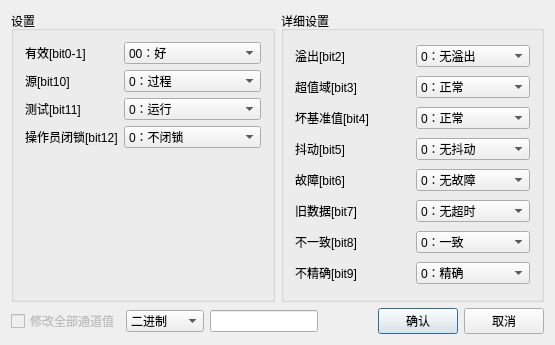
<?xml version="1.0" encoding="UTF-8"?>
<ui version="4.0">
 <class>SmvAbnormalQualitySet</class>
 <widget class="QDialog" name="SmvAbnormalQualitySet">
  <property name="geometry">
   <rect>
    <x>0</x>
    <y>0</y>
    <width>555</width>
    <height>345</height>
   </rect>
  </property>
  <property name="windowTitle">
   <string>品质参数设置</string>
  </property>
  <layout class="QGridLayout" name="gridLayout_4">
   <item row="0" column="0">
    <layout class="QGridLayout" name="gridLayout_3" columnstretch="1,1">
     <item row="0" column="0">
      <widget class="QGroupBox" name="groupBox">
       <property name="title">
        <string>设置</string>
       </property>
       <layout class="QGridLayout" name="gridLayout" columnstretch="2,2,1">
        <item row="0" column="0">
         <widget class="QLabel" name="label">
          <property name="text">
           <string>有效[bit0-1]</string>
          </property>
         </widget>
        </item>
        <item row="0" column="1" colspan="2">
         <widget class="QScrollComboBox" name="cmb_bit1">
          <item>
           <property name="text">
            <string>00：好</string>
           </property>
          </item>
          <item>
           <property name="text">
            <string>01：无效</string>
           </property>
          </item>
          <item>
           <property name="text">
            <string>10：保留</string>
           </property>
          </item>
          <item>
           <property name="text">
            <string>11：可疑</string>
           </property>
          </item>
         </widget>
        </item>
        <item row="1" column="0">
         <widget class="QLabel" name="label_2">
          <property name="text">
           <string>源[bit10]</string>
          </property>
         </widget>
        </item>
        <item row="1" column="1" colspan="2">
         <widget class="QScrollComboBox" name="cmb_bit10">
          <item>
           <property name="text">
            <string>0：过程</string>
           </property>
          </item>
          <item>
           <property name="text">
            <string>1：被取代</string>
           </property>
          </item>
         </widget>
        </item>
        <item row="2" column="0">
         <widget class="QLabel" name="label_3">
          <property name="text">
           <string>测试[bit11]</string>
          </property>
         </widget>
        </item>
        <item row="2" column="1" colspan="2">
         <widget class="QScrollComboBox" name="cmb_bit11">
          <item>
           <property name="text">
            <string>0：运行</string>
           </property>
          </item>
          <item>
           <property name="text">
            <string>1：测试</string>
           </property>
          </item>
         </widget>
        </item>
        <item row="4" column="1">
         <spacer name="verticalSpacer">
          <property name="orientation">
           <enum>Qt::Vertical</enum>
          </property>
          <property name="sizeHint" stdset="0">
           <size>
            <width>20</width>
            <height>110</height>
           </size>
          </property>
         </spacer>
        </item>
        <item row="3" column="0">
         <widget class="QLabel" name="label_4">
          <property name="text">
           <string>操作员闭锁[bit12]</string>
          </property>
         </widget>
        </item>
        <item row="3" column="1" colspan="2">
         <widget class="QScrollComboBox" name="cmb_bit12">
          <item>
           <property name="text">
            <string>0：不闭锁</string>
           </property>
          </item>
          <item>
           <property name="text">
            <string>1：闭锁</string>
           </property>
          </item>
         </widget>
        </item>
       </layout>
      </widget>
     </item>
     <item row="0" column="1">
      <widget class="QGroupBox" name="groupBox_2">
       <property name="title">
        <string>详细设置</string>
       </property>
       <layout class="QGridLayout" name="gridLayout_2" columnstretch="0,0">
        <item row="0" column="0">
         <widget class="QLabel" name="label_5">
          <property name="text">
           <string>溢出[bit2]</string>
          </property>
         </widget>
        </item>
        <item row="0" column="1">
         <widget class="QScrollComboBox" name="cmb_bit2">
          <item>
           <property name="text">
            <string>0：无溢出</string>
           </property>
          </item>
          <item>
           <property name="text">
            <string>1：溢出</string>
           </property>
          </item>
         </widget>
        </item>
        <item row="1" column="0">
         <widget class="QLabel" name="label_6">
          <property name="text">
           <string>超值域[bit3]</string>
          </property>
         </widget>
        </item>
        <item row="1" column="1">
         <widget class="QScrollComboBox" name="cmb_bit3">
          <item>
           <property name="text">
            <string>0：正常</string>
           </property>
          </item>
          <item>
           <property name="text">
            <string>1：超值域</string>
           </property>
          </item>
         </widget>
        </item>
        <item row="2" column="0">
         <widget class="QLabel" name="label_7">
          <property name="text">
           <string>坏基准值[bit4]</string>
          </property>
         </widget>
        </item>
        <item row="2" column="1">
         <widget class="QScrollComboBox" name="cmb_bit4">
          <item>
           <property name="text">
            <string>0：正常</string>
           </property>
          </item>
          <item>
           <property name="text">
            <string>1：坏基准值</string>
           </property>
          </item>
         </widget>
        </item>
        <item row="3" column="0">
         <widget class="QLabel" name="label_8">
          <property name="text">
           <string>抖动[bit5]</string>
          </property>
         </widget>
        </item>
        <item row="3" column="1">
         <widget class="QScrollComboBox" name="cmb_bit5">
          <item>
           <property name="text">
            <string>0：无抖动</string>
           </property>
          </item>
          <item>
           <property name="text">
            <string>1：有抖动</string>
           </property>
          </item>
         </widget>
        </item>
        <item row="4" column="0">
         <widget class="QLabel" name="label_9">
          <property name="text">
           <string>故障[bit6]</string>
          </property>
         </widget>
        </item>
        <item row="4" column="1">
         <widget class="QScrollComboBox" name="cmb_bit6">
          <item>
           <property name="text">
            <string>0：无故障</string>
           </property>
          </item>
          <item>
           <property name="text">
            <string>1：有故障</string>
           </property>
          </item>
         </widget>
        </item>
        <item row="5" column="0">
         <widget class="QLabel" name="label_10">
          <property name="text">
           <string>旧数据[bit7]</string>
          </property>
         </widget>
        </item>
        <item row="5" column="1">
         <widget class="QScrollComboBox" name="cmb_bit7">
          <item>
           <property name="text">
            <string>0：无超时</string>
           </property>
          </item>
          <item>
           <property name="text">
            <string>1：数据超时</string>
           </property>
          </item>
         </widget>
        </item>
        <item row="6" column="0">
         <widget class="QLabel" name="label_11">
          <property name="text">
           <string>不一致[bit8]</string>
          </property>
         </widget>
        </item>
        <item row="6" column="1">
         <widget class="QScrollComboBox" name="cmb_bit8">
          <item>
           <property name="text">
            <string>0：一致</string>
           </property>
          </item>
          <item>
           <property name="text">
            <string>1：不一致</string>
           </property>
          </item>
         </widget>
        </item>
        <item row="7" column="0">
         <widget class="QLabel" name="label_12">
          <property name="text">
           <string>不精确[bit9]</string>
          </property>
         </widget>
        </item>
        <item row="7" column="1">
         <widget class="QScrollComboBox" name="cmb_bit9">
          <item>
           <property name="text">
            <string>0：精确</string>
           </property>
          </item>
          <item>
           <property name="text">
            <string>1：不精确</string>
           </property>
          </item>
         </widget>
        </item>
       </layout>
      </widget>
     </item>
    </layout>
   </item>
   <item row="1" column="0">
    <layout class="QHBoxLayout" name="horizontalLayout">
     <item>
      <widget class="QSttCheckBox" name="checkBox">
       <property name="enabled">
        <bool>false</bool>
       </property>
       <property name="text">
        <string>修改全部通道值</string>
       </property>
      </widget>
     </item>
     <item>
      <widget class="QScrollComboBox" name="cmb_DispType">
       <item>
        <property name="text">
         <string>二进制</string>
        </property>
       </item>
       <item>
        <property name="text">
         <string>十进制</string>
        </property>
       </item>
       <item>
        <property name="text">
         <string>十六进制</string>
        </property>
       </item>
      </widget>
     </item>
     <item>
      <widget class="QSttLineEdit" name="lineEdit"/>
     </item>
     <item>
      <spacer name="horizontalSpacer">
       <property name="orientation">
        <enum>Qt::Horizontal</enum>
       </property>
       <property name="sizeHint" stdset="0">
        <size>
         <width>40</width>
         <height>20</height>
        </size>
       </property>
      </spacer>
     </item>
     <item>
      <widget class="QPushButton" name="pbn_OK">
       <property name="text">
        <string>确认</string>
       </property>
      </widget>
     </item>
     <item>
      <widget class="QPushButton" name="pbn_Cancle">
       <property name="text">
        <string>取消</string>
       </property>
      </widget>
     </item>
    </layout>
   </item>
  </layout>
 </widget>
 <layoutdefault spacing="6" margin="11"/>
 <customwidgets>
  <customwidget>
   <class>QSttLineEdit</class>
   <extends>QLineEdit</extends>
   <header location="global">../Module/UI/Controls/SttLineEdit.h</header>
  </customwidget>
  <customwidget>
   <class>QScrollComboBox</class>
   <extends>QComboBox</extends>
   <header>../Module/UI/Module/ScrollCtrl/ScrollComboBox.h</header>
  </customwidget>
  <customwidget>
   <class>QSttCheckBox</class>
   <extends>QCheckBox</extends>
   <header>../Module/UI/Controls/SttCheckBox.h</header>
  </customwidget>
 </customwidgets>
 <resources/>
 <connections/>
</ui>
